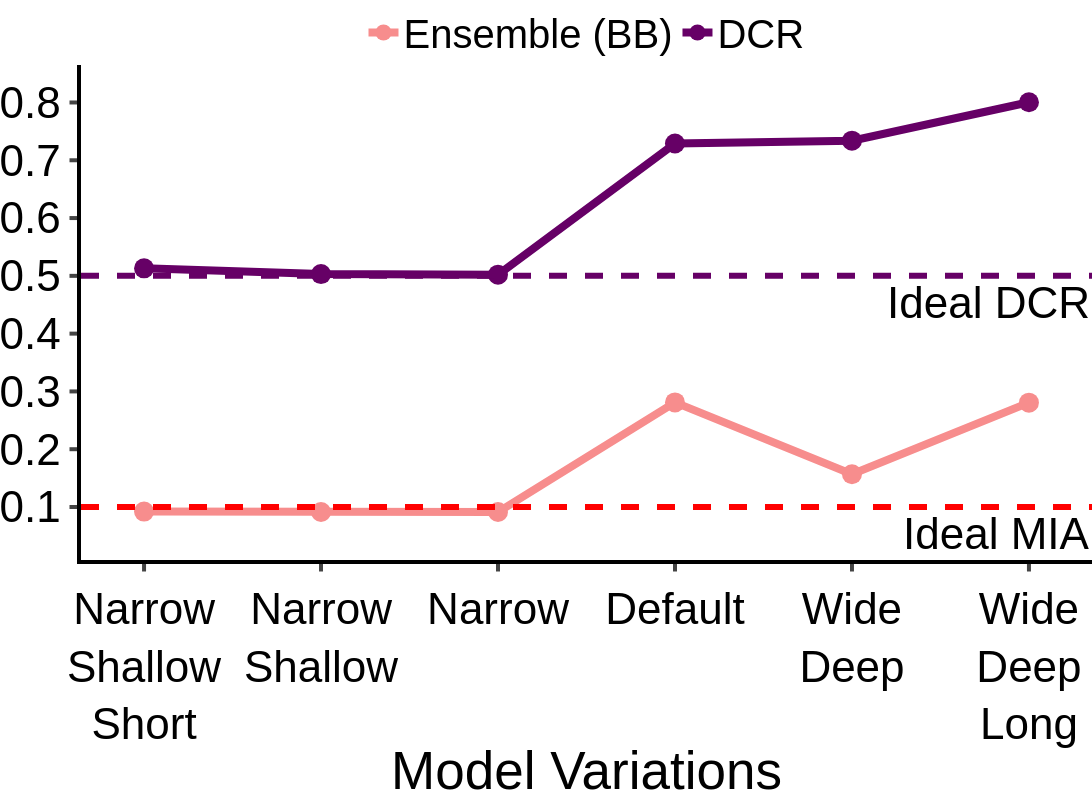

Here is the notebook cell this chart was saved with:
### Code cell
df = {"Model Variations": model_variation, "Ensemble (BB)": mia_ensemble_model_variation, "DCR": dcr}

fig = px.line(
    data_frame=df,
    x="Model Variations",
    y=["Ensemble (BB)", "DCR"],
    markers=True,

)
fig.data[0].line.color = "#f78d8d"
fig.data[1].line.color = "#660066"
fig.add_hline(y=0.1, line_dash="dash", line_color="red", annotation_text="Ideal MIA", annotation_position="bottom right", line_width=6)
fig.add_hline(y=1/2, line_dash="dash", line_color="#660066", annotation_text="Ideal DCR", annotation_position="bottom right", line_width=6)
fig.update_layout(
    xaxis=dict(
        tickmode='array',
        tickvals=model_variation,
    ),
)
fig.update_xaxes(
   ticks="outside", tickwidth=4, ticklen=7.5, linewidth=4, linecolor="black", tickangle=0, title_font_family="Helvetica", tickfont_family="Helvetica", tickfont_size=FONT_SIZE,
)
fig.update_yaxes(
    ticks="outside", tickwidth=4, ticklen=7.5, linewidth=4, linecolor="black", title = "Metric Score", tickangle=0, title_font_family="Helvetica", tickfont_family="Helvetica", tickfont_size=FONT_SIZE,
)
fig.update_traces(marker=dict(size=20), line=dict(width=8))

customize_figure_layout(fig)
fig.update_yaxes(title_text=None)
save_and_display_figure(fig, "diabetes_ensemble_model_variation", plots_dir)

### Figure 1 — Plotly figure (JSON) as saved in the notebook; plotly's stock layout.template omitted (floating-point values rounded to 4 significant figures)
{"data": [{"hovertemplate": "variable=Ensemble (BB)<br>Model Variations=%{x}<br>value=%{y}<extra></extra>", "legendgroup": "Ensemble (BB)", "line": {"color": "#f78d8d", "dash": "solid", "width": 8}, "marker": {"size": 20, "symbol": "circle"}, "mode": "lines+markers", "name": "Ensemble (BB)", "orientation": "v", "showlegend": true, "type": "scatter", "x": ["Narrow<br>Shallow<br>Short", "Narrow<br>Shallow", "Narrow", "Default", "Wide<br>Deep", "Wide<br>Deep<br>Long"], "xaxis": "x", "y": [0.092, 0.0913, 0.0913, 0.281, 0.1566, 0.2806], "yaxis": "y"}, {"hovertemplate": "variable=DCR<br>Model Variations=%{x}<br>value=%{y}<extra></extra>", "legendgroup": "DCR", "line": {"color": "#660066", "dash": "solid", "width": 8}, "marker": {"size": 20, "symbol": "circle"}, "mode": "lines+markers", "name": "DCR", "orientation": "v", "showlegend": true, "type": "scatter", "x": ["Narrow<br>Shallow<br>Short", "Narrow<br>Shallow", "Narrow", "Default", "Wide<br>Deep", "Wide<br>Deep<br>Long"], "xaxis": "x", "y": [0.513, 0.503, 0.502, 0.729, 0.7339, 0.8004], "yaxis": "y"}], "layout": {"annotations": [{"showarrow": false, "text": "Ideal MIA", "x": 1, "xanchor": "right", "xref": "x domain", "y": 0.1, "yanchor": "top", "yref": "y"}, {"showarrow": false, "text": "Ideal DCR", "x": 1, "xanchor": "right", "xref": "x domain", "y": 0.5, "yanchor": "top", "yref": "y"}], "font": {"color": "black", "family": "Helvetica", "size": 44}, "height": 800, "legend": {"font": {"size": 40}, "orientation": "h", "title": {"font": {"family": "Helvetica"}, "text": ""}, "tracegroupgap": 0, "valign": "top", "x": 0.5, "xanchor": "center", "y": 1, "yanchor": "bottom"}, "margin": {"b": 0, "l": 0, "pad": 0, "r": 0, "t": 40}, "plot_bgcolor": "white", "shapes": [{"line": {"color": "red", "dash": "dash", "width": 6}, "type": "line", "x0": 0, "x1": 1, "xref": "x domain", "y0": 0.1, "y1": 0.1, "yref": "y"}, {"line": {"color": "#660066", "dash": "dash", "width": 6}, "type": "line", "x0": 0, "x1": 1, "xref": "x domain", "y0": 0.5, "y1": 0.5, "yref": "y"}], "title": {"font": {"family": "Helvetica"}, "x": 0.5, "y": 0.99}, "width": 1200, "xaxis": {"anchor": "y", "automargin": true, "domain": [0, 1], "linecolor": "black", "linewidth": 4, "tickangle": 0, "tickfont": {"family": "Helvetica", "size": 44}, "ticklen": 7.5, "tickmode": "array", "ticks": "outside", "tickvals": ["Narrow<br>Shallow<br>Short", "Narrow<br>Shallow", "Narrow", "Default", "Wide<br>Deep", "Wide<br>Deep<br>Long"], "tickwidth": 4, "title": {"font": {"family": "Helvetica"}, "text": "Model Variations"}}, "yaxis": {"anchor": "x", "automargin": true, "domain": [0, 1], "linecolor": "black", "linewidth": 4, "tickangle": 0, "tickfont": {"family": "Helvetica", "size": 44}, "ticklen": 7.5, "ticks": "outside", "tickwidth": 4, "title": {"font": {"family": "Helvetica"}}}}}
